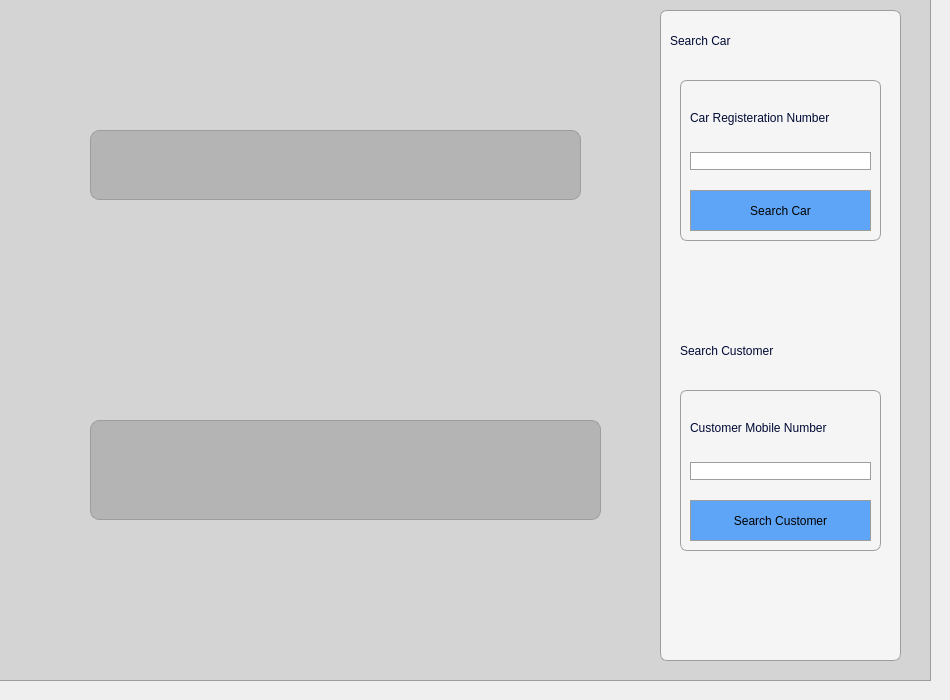
     <widget class="QWidget" name="search_page">
      <widget class="QFrame" name="frame_19">
       <property name="geometry">
        <rect>
         <x>-10</x>
         <y>-10</y>
         <width>941</width>
         <height>691</height>
        </rect>
       </property>
       <property name="styleSheet">
        <string notr="true">background-color: rgb(212, 212, 212);
 border: 1px solid rgb(157, 157, 157) ; </string>
       </property>
       <property name="frameShape">
        <enum>QFrame::StyledPanel</enum>
       </property>
       <property name="frameShadow">
        <enum>QFrame::Raised</enum>
       </property>
       <widget class="QFrame" name="frame_20">
        <property name="geometry">
         <rect>
          <x>670</x>
          <y>20</y>
          <width>241</width>
          <height>651</height>
         </rect>
        </property>
        <property name="styleSheet">
         <string notr="true">QFrame{
font: 600 10pt &quot;Segoe UI Semibold&quot;;
color: rgb(0, 10, 52);
background-color: rgb(245, 245, 245);
border-radius: 7px;
}

QLineEdit{
	background-color: rgb(255, 255, 255);
border-radius:10px;
color: rgb(0, 10, 52);
}</string>
        </property>
        <property name="frameShape">
         <enum>QFrame::StyledPanel</enum>
        </property>
        <property name="frameShadow">
         <enum>QFrame::Raised</enum>
        </property>
        <widget class="QFrame" name="frame_21">
         <property name="geometry">
          <rect>
           <x>20</x>
           <y>70</y>
           <width>201</width>
           <height>161</height>
          </rect>
         </property>
         <property name="styleSheet">
          <string notr="true">QFrame{
font: 600 10pt &quot;Segoe UI Semibold&quot;;
color: rgb(0, 10, 52);
}

QLineEdit{
	background-color: rgb(255, 255, 255);
border-radius:10px;
color: rgb(0, 10, 52);
}</string>
         </property>
         <property name="frameShape">
          <enum>QFrame::StyledPanel</enum>
         </property>
         <property name="frameShadow">
          <enum>QFrame::Raised</enum>
         </property>
         <layout class="QVBoxLayout" name="verticalLayout_10">
          <item>
           <widget class="QLabel" name="label_25">
            <property name="styleSheet">
             <string notr="true"> border: 0px solid rgb(157, 157, 157) ; 
</string>
            </property>
            <property name="text">
             <string>Car Registeration Number</string>
            </property>
           </widget>
          </item>
          <item>
           <widget class="QLineEdit" name="searchCar">
            <property name="inputMask">
             <string/>
            </property>
            <property name="maxLength">
             <number>7</number>
            </property>
           </widget>
          </item>
          <item>
           <widget class="QPushButton" name="searchCarButton">
            <property name="sizePolicy">
             <sizepolicy hsizetype="Minimum" vsizetype="Minimum">
              <horstretch>0</horstretch>
              <verstretch>0</verstretch>
             </sizepolicy>
            </property>
            <property name="cursor">
             <cursorShape>PointingHandCursor</cursorShape>
            </property>
            <property name="styleSheet">
             <string notr="true">QPushButton{
background-color: rgb(95, 165, 247);
font: 600 10pt &quot;Segoe UI Semibold&quot;;
margin-top:14px;
}
QPushButton:hover{
	background-color: rgb(245, 245, 245);
	color: rgb(95, 165, 247);
	border: 1px solid rgb(95, 165, 247);
}</string>
            </property>
            <property name="text">
             <string>Search Car</string>
            </property>
            <property name="icon">
             <iconset resource="resources.qrc">
              <normaloff>:/icons/search (2).png</normaloff>:/icons/search (2).png</iconset>
            </property>
            <property name="iconSize">
             <size>
              <width>22</width>
              <height>22</height>
             </size>
            </property>
           </widget>
          </item>
         </layout>
        </widget>
        <widget class="QLabel" name="label_29">
         <property name="geometry">
          <rect>
           <x>10</x>
           <y>10</y>
           <width>111</width>
           <height>41</height>
          </rect>
         </property>
         <property name="styleSheet">
          <string notr="true">
font: 600 11pt &quot;Segoe UI Semibold&quot;;
color: rgb(0, 10, 52);
 border: 0px solid rgb(157, 157, 157) ; 
</string>
         </property>
         <property name="text">
          <string>Search Car</string>
         </property>
        </widget>
        <widget class="QLabel" name="label_31">
         <property name="geometry">
          <rect>
           <x>20</x>
           <y>320</y>
           <width>131</width>
           <height>41</height>
          </rect>
         </property>
         <property name="styleSheet">
          <string notr="true">
font: 600 11pt &quot;Segoe UI Semibold&quot;;
color: rgb(0, 10, 52);
 border: 0px solid rgb(157, 157, 157) ; 
</string>
         </property>
         <property name="text">
          <string>Search Customer</string>
         </property>
        </widget>
        <widget class="QFrame" name="frame_22">
         <property name="geometry">
          <rect>
           <x>20</x>
           <y>380</y>
           <width>201</width>
           <height>161</height>
          </rect>
         </property>
         <property name="styleSheet">
          <string notr="true">QFrame{
font: 600 10pt &quot;Segoe UI Semibold&quot;;
color: rgb(0, 10, 52);
}

QLineEdit{
	background-color: rgb(255, 255, 255);
border-radius:10px;
color: rgb(0, 10, 52);
}</string>
         </property>
         <property name="frameShape">
          <enum>QFrame::StyledPanel</enum>
         </property>
         <property name="frameShadow">
          <enum>QFrame::Raised</enum>
         </property>
         <layout class="QVBoxLayout" name="verticalLayout_11">
          <item>
           <widget class="QLabel" name="label_28">
            <property name="styleSheet">
             <string notr="true"> border: 0px solid rgb(157, 157, 157) ; 
</string>
            </property>
            <property name="text">
             <string>Customer Mobile Number</string>
            </property>
           </widget>
          </item>
          <item>
           <widget class="QLineEdit" name="searchCustomer">
            <property name="maxLength">
             <number>8</number>
            </property>
           </widget>
          </item>
          <item>
           <widget class="QPushButton" name="searchCustomerButton">
            <property name="sizePolicy">
             <sizepolicy hsizetype="Minimum" vsizetype="Minimum">
              <horstretch>0</horstretch>
              <verstretch>0</verstretch>
             </sizepolicy>
            </property>
            <property name="cursor">
             <cursorShape>PointingHandCursor</cursorShape>
            </property>
            <property name="styleSheet">
             <string notr="true">QPushButton{
background-color: rgb(95, 165, 247);
font: 600 10pt &quot;Segoe UI Semibold&quot;;
margin-top:14px;
}

QPushButton:hover{
	background-color: rgb(245, 245, 245);
	color: rgb(95, 165, 247);
	border: 1px solid rgb(95, 165, 247);
}</string>
            </property>
            <property name="text">
             <string>Search Customer</string>
            </property>
            <property name="icon">
             <iconset resource="resources.qrc">
              <normaloff>:/icons/search (2).png</normaloff>:/icons/search (2).png</iconset>
            </property>
            <property name="iconSize">
             <size>
              <width>22</width>
              <height>22</height>
             </size>
            </property>
           </widget>
          </item>
         </layout>
        </widget>
       </widget>
       <widget class="QListWidget" name="carsList">
        <property name="geometry">
         <rect>
          <x>100</x>
          <y>140</y>
          <width>491</width>
          <height>70</height>
         </rect>
        </property>
        <property name="styleSheet">
         <string notr="true">background-color: rgb(180, 180, 180);
border-radius: 9px;
font: 10pt &quot;Segoe UI&quot;;
color:rgb(0, 10, 52);</string>
        </property>
       </widget>
       <widget class="QListWidget" name="customerList">
        <property name="geometry">
         <rect>
          <x>100</x>
          <y>430</y>
          <width>511</width>
          <height>100</height>
         </rect>
        </property>
        <property name="styleSheet">
         <string notr="true">background-color: rgb(180, 180, 180);
border-radius: 9px;
font: 10pt &quot;Segoe UI&quot;;
color:rgb(0, 10, 52);</string>
        </property>
        <property name="lineWidth">
         <number>1</number>
        </property>
        <property name="editTriggers">
         <set>QAbstractItemView::NoEditTriggers</set>
        </property>
        <property name="alternatingRowColors">
         <bool>false</bool>
        </property>
       </widget>
      </widget>
     </widget>
